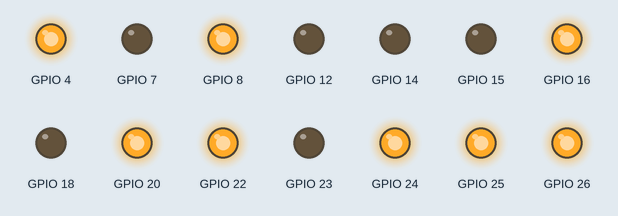
Recording of a program running on a simulated Raspberry Pi (BCM pin numbers). Parts: output pins drawn as LEDs (lit = HIGH). Random numbers come from a fixed seed; the clock reads 2024-03-15 10:24:30 at power-on unless the program sets it; what the program prints to the terminal is not drawn.

Above: at 0.1 s.
At 5.1 s:
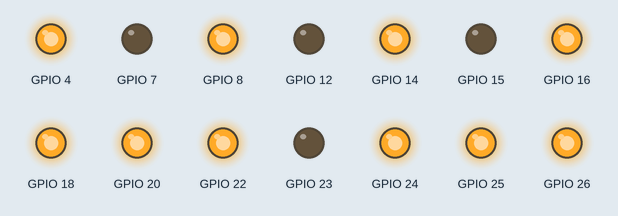
At 10.0 s:
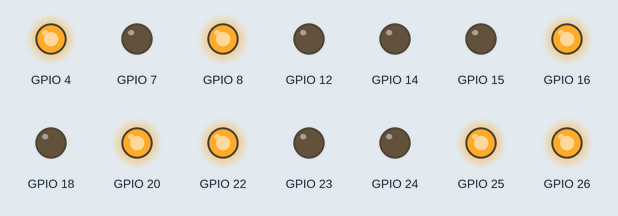
At 20.0 s:
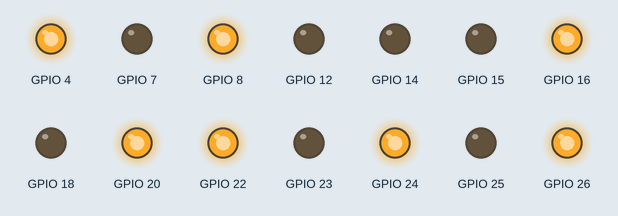
At 29.0 s:
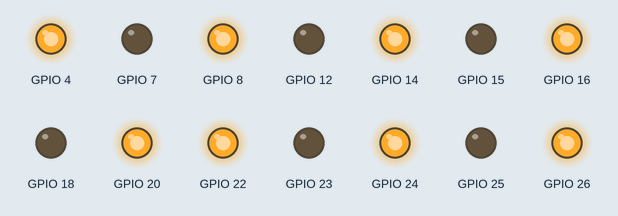
At 39.0 s:
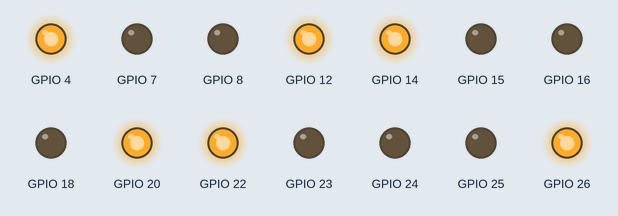
Timing chart, 0 to 40.0 s (numbered marks = the images above):
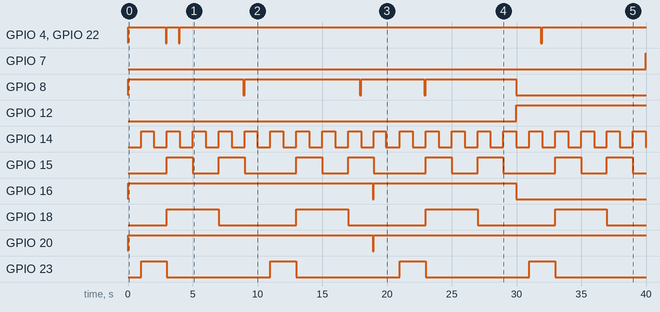

The program:

nixieclock.py
```python
import time
import RPi.GPIO as GPIO
import random
GPIO.setmode(GPIO.BCM)

# Time Variables Instances
localtime = time.localtime(time.time())
hour = localtime.tm_hour
min = localtime.tm_min
sec = localtime.tm_sec

#  Bulbs
#        a  b   c   d
bulb1 = [4, 17, 27, 22]
bulb2 = [10, 9, 11, 5]
bulb3 = [6, 13, 19, 26]
bulb6 = [14, 15, 18, 23]
bulb5 = [24, 25, 8, 7]
bulb4 = [12, 16, 20, 21]

def main():
	try:
		# Set bulbs and refresh variables
		setOn(bulb1)
		setOn(bulb2)
		setOn(bulb3)
		setOn(bulb4)
		setOn(bulb5)
		setOn(bulb6)
		#time.sleep(5)
		findTime()
		# 6th bulb time function
		hours = hour % 10
		tenHours = int(hour / 10)
		minutes = min % 10
		tenMinutes = int(min / 10)
		seconds = (sec % 10)
		tenSeconds = int(sec / 10)
		#findFunctionNumber(seconds, bulb6)
		while True:
			findFunctionNumber(tenHours, bulb1)
			findFunctionNumber(hours, bulb2)
			findFunctionNumber(tenMinutes, bulb3)
			findFunctionNumber(minutes, bulb4)
			findFunctionNumber(tenSeconds, bulb5)
			findFunctionNumber(seconds, bulb6)
			seconds = (seconds + 1) % 10
			print("seconds ", seconds)
			if (tenHours  == 1):
				if (hours == 3):
					tenHours = 0
					hours = 1
			if (hours == 10):
				hours = 0
				tenHours = tenHours + 1
			if (tenMinutes == 6):
				tenMinutes = 0
				hours = hours + 1
			if (minutes == 10):
				minutes = 0
				tenMinutes = tenMinutes + 1
			if(seconds % 10 == 0):
				tenSeconds = tenSeconds + 1
				print("tenSeconds ", tenSeconds)
				if (tenSeconds == 6):
					tenSeconds = 0
					minutes = minutes + 1
			#time.sleep(1)
			flicker()
	finally:
		set4(bulb1)
		set1(bulb2)
		set4(bulb3)
		set1(bulb4)
		set4(bulb5)
		set1(bulb6)


def flicker():
	time.sleep(.899)
	x = int(random.random() * 10)
	y = int(random.random() * 100)
	yy = int(random.random() * 100)
	yyy = int(random.random() * 100)
	if (True):
		if (y <= 2):
			set0(bulb1)
			print("flicker")
		if (y >= 98):
			set0(bulb2)
			print("flicker")
		if (yy <= 2):
			set0(bulb3)
			print("flicker")
		if (yy >= 98):
			set0(bulb4)
			print("flicker")
		if (yyy <= 2):
			set0(bulb5)
			print("flicker")
		if (yyy >= 98):
			set0(bulb6)
			print("flicker")
		time.sleep(.1)
		#setOn(bulb1)
		#setOn(bulb2)
		#setOn(bulb3)
		#setOn(bulb4)
		#setOn(bulb5)
		#setOn(bulb6)
		#time.sleep(.6)
	else:
		time.sleep(.1)


def findFunctionNumber(x,bulb):
	if(x == 0):
		set0(bulb)

	if (x == 9):
		set1(bulb)

	if (x == 8):
		set2(bulb)

	if (x == 7):
		set3(bulb)

	if (x == 6):
		set4(bulb)

	if (x == 5):
		set5(bulb)

	if (x == 4):
		set6(bulb)

	if (x == 3):
		set7(bulb)

	if (x == 2):
		set8(bulb)

	if (x == 1):
		set9(bulb)

def findTime():
	# find time and set first variables to time values
	localtime = time.localtime(time.time())
	hour = localtime.tm_hour
	min = localtime.tm_min
	sec = localtime.tm_sec
	print(localtime)
	print("Hours:",hour)
	print("Minutes:",min)
	print("Seconds:",sec)


def set0(bulb):
		# set address of the tube cathode '0':
                		                  #   ___
		GPIO.output(bulb[0],GPIO.LOW)     #  |   |
		GPIO.output(bulb[1],GPIO.LOW)     #  |   |
		GPIO.output(bulb[2],GPIO.LOW)     #  |   |
		GPIO.output(bulb[3],GPIO.LOW)     #  |___|


def set1(bulb):
		# set address of the tube cathode '1':
		GPIO.output(bulb[0],GPIO.HIGH)    #   /|
		GPIO.output(bulb[1],GPIO.LOW)     #  / |
		GPIO.output(bulb[2],GPIO.LOW)     #    |
		GPIO.output(bulb[3],GPIO.LOW)     #    |


def set2(bulb):
		# set address of the tube cathode '2':
		                                  #   ___
		GPIO.output(bulb[0],GPIO.LOW)     #      |
		GPIO.output(bulb[1],GPIO.HIGH)    #   ___|
		GPIO.output(bulb[2],GPIO.LOW)     #  |
		GPIO.output(bulb[3],GPIO.LOW)     #  |___


def set3(bulb):
		# set address of the tube cathode '3':
		                                  #   ___
		GPIO.output(bulb[0],GPIO.HIGH)    #      |
		GPIO.output(bulb[1],GPIO.HIGH)    #   ___|
		GPIO.output(bulb[2],GPIO.LOW)     #      |
		GPIO.output(bulb[3],GPIO.LOW)     #   ___|


def set4(bulb):
		# set address of the tube cathode '4':
		GPIO.output(bulb[0],GPIO.LOW)     #  |   |
		GPIO.output(bulb[1],GPIO.LOW)     #  |___|
		GPIO.output(bulb[2],GPIO.HIGH)    #      |
		GPIO.output(bulb[3],GPIO.LOW)     #      |


def set5(bulb):
		# set address of the tube cathode '5':
		                                  #   ___
		GPIO.output(bulb[0],GPIO.HIGH)    #  |
		GPIO.output(bulb[1],GPIO.LOW)     #  |___
		GPIO.output(bulb[2],GPIO.HIGH)    #      |
		GPIO.output(bulb[3],GPIO.LOW)     #   ___|


def set6(bulb):
		# set address of the tube cathode '6':
		                                  #   ___
		GPIO.output(bulb[0],GPIO.LOW)     #  |
		GPIO.output(bulb[1],GPIO.HIGH)    #  |___
		GPIO.output(bulb[2],GPIO.HIGH)    #  |   |
		GPIO.output(bulb[3],GPIO.LOW)     #  |___|


def set7(bulb):
		# set address of the tube cathode '7':
		                                  #   ___
		GPIO.output(bulb[0],GPIO.HIGH)    #      |
		GPIO.output(bulb[1],GPIO.HIGH)    #      |
		GPIO.output(bulb[2],GPIO.HIGH)    #      |
		GPIO.output(bulb[3],GPIO.LOW)     #      |


def set8(bulb):
		# set address of the tube cathode '8':
		                                  #   ___
		GPIO.output(bulb[0],GPIO.LOW)     #  |   |
		GPIO.output(bulb[1],GPIO.LOW)     #  |___|
		GPIO.output(bulb[2],GPIO.LOW)     #  |   |
		GPIO.output(bulb[3],GPIO.HIGH)    #  |___|


def set9(bulb):
		# set address of the tube cathode '9':
		                                  #   ___
		GPIO.output(bulb[0],GPIO.HIGH)    #  |   |
		GPIO.output(bulb[1],GPIO.LOW)     #  |___|
		GPIO.output(bulb[2],GPIO.LOW)     #      |
		GPIO.output(bulb[3],GPIO.HIGH)    #   ___|


def setOff(bulb):
		# Set GPIO set to inputs so no display is made on the tube
									 #
		GPIO.setup(bulb[0], GPIO.IN)
		GPIO.setup(bulb[1], GPIO.IN)
		GPIO.setup(bulb[2], GPIO.IN)
		GPIO.setup(bulb[3], GPIO.IN)


def setOn(bulb):
		# Set GPIO set to outputs so display is enabled and made on the tube
									 #
		GPIO.setup(bulb[0], GPIO.OUT)
		GPIO.setup(bulb[1], GPIO.OUT)
		GPIO.setup(bulb[2], GPIO.OUT)
		GPIO.setup(bulb[3], GPIO.OUT)

if (hour > 12):
	hour = hour % 12
main()
```

Measured:
- by itself, GPIO 4, GPIO 22: goes HIGH 2.9 s, LOW 0.10 s, HIGH 0.90 s, LOW 0.10 s, HIGH 27.9 s, LOW 0.10 s, then HIGH
- by itself, GPIO 7: LOW → HIGH at 40.0 s
- by itself, GPIO 8: LOW → HIGH at 0.00 s, → LOW 8.9 s later, → HIGH 0.10 s later, → LOW 8.9 s later, … (8 changes in this stretch)
- by itself, GPIO 12: LOW → HIGH at 30.0 s
- by itself, GPIO 14: alternates HIGH for 1.0 s and LOW for 1.0 s
- by itself, GPIO 15: repeats every 10.0 s: LOW 2.0 s, HIGH 2.0 s, LOW 4.0 s, HIGH 2.0 s
- by itself, GPIO 16: LOW → HIGH at 0.00 s, → LOW 18.9 s later, → HIGH 0.10 s later, → LOW 11.0 s later
- by itself, GPIO 18: alternates HIGH for 4.0 s and LOW for 6.0 s
